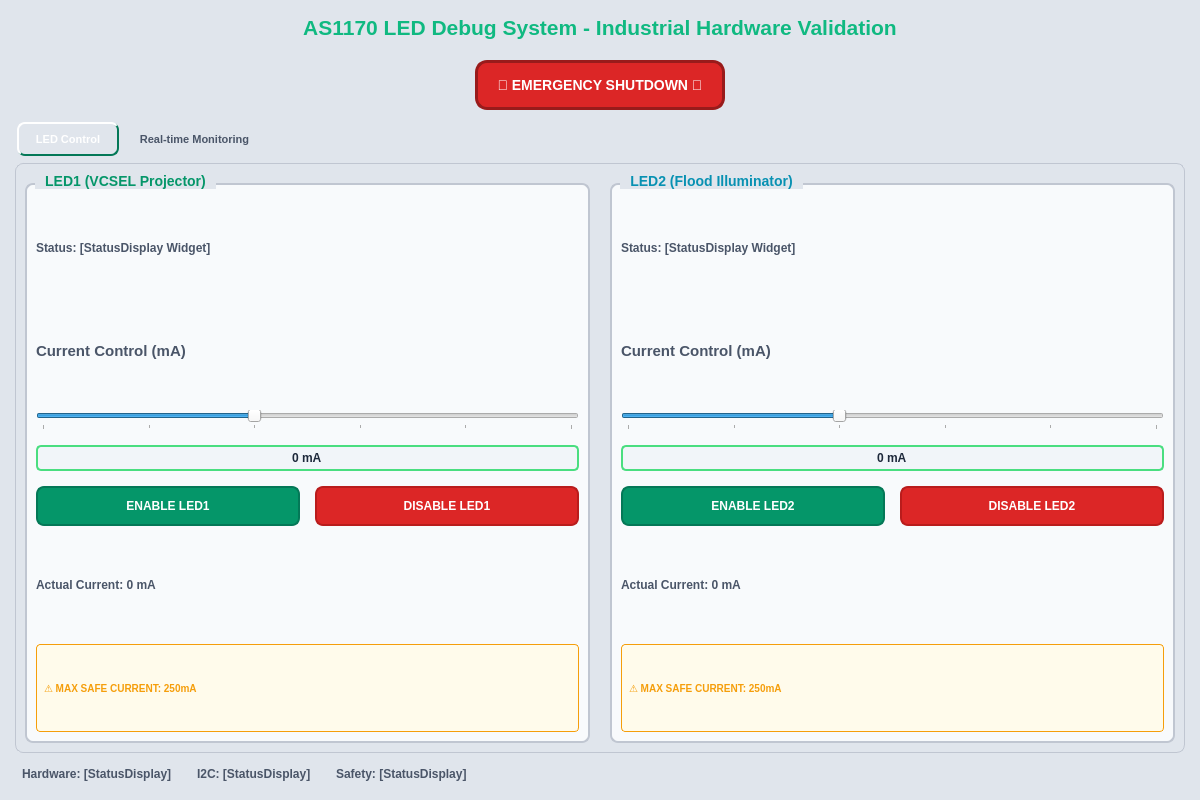
<?xml version="1.0" encoding="UTF-8"?>
<ui version="4.0">
 <class>AS1170DebugDialog</class>
 <widget class="QDialog" name="AS1170DebugDialog">
  <property name="geometry">
   <rect>
    <x>0</x>
    <y>0</y>
    <width>1200</width>
    <height>800</height>
   </rect>
  </property>
  <property name="windowTitle">
   <string>AS1170 LED Debug System</string>
  </property>
  <property name="styleSheet">
   <string notr="true">/* Neomorphism Background */
QDialog#AS1170DebugDialog {
    background-color: #e0e5ec;
}

/* Tab Widget Styling */
QTabWidget::pane {
    border: 1px solid #c0c6d1;
    background-color: #e0e5ec;
    border-radius: 8px;
    margin-top: 5px;
}

QTabWidget::tab-bar {
    alignment: center;
}

QTabBar::tab {
    background: qlineargradient(spread:pad, x1:0, y1:0, x2:1, y2:1,
        stop:0 #f0f0f0,
        stop:1 #cacaca);
    color: #4a5568;
    border: none;
    border-radius: 8px;
    padding: 8px 16px;
    margin: 2px;
    font-weight: bold;
    font-size: 11px;
}

QTabBar::tab:selected {
    background: qlineargradient(spread:pad, x1:0, y1:0, x2:1, y2:1,
        stop:0 #10b981,
        stop:1 #059669);
    color: white;
    border-left: 2px solid #ffffff;
    border-top: 2px solid #ffffff;
    border-right: 2px solid #047857;
    border-bottom: 2px solid #047857;
}

QTabBar::tab:hover {
    background: qlineargradient(spread:pad, x1:0, y1:0, x2:1, y2:1,
        stop:0 #f5f5f5,
        stop:1 #d0d0d0);
    color: #10b981;
}

/* Group Box Styling */
QGroupBox {
    font-weight: bold;
    color: #4a5568;
    font-size: 12px;
    border: 2px solid #c0c6d1;
    border-radius: 8px;
    margin-top: 10px;
    padding-top: 10px;
    background-color: #f8fafc;
}

QGroupBox::title {
    subcontrol-origin: margin;
    left: 10px;
    padding: 0 8px 0 8px;
    background-color: #e0e5ec;
}

/* Labels */
QLabel {
    background: transparent;
    color: #4a5568;
}

/* Progress Bar Styling */
QProgressBar {
    border: 2px solid #4ade80;
    border-radius: 5px;
    text-align: center;
    font-weight: bold;
    background-color: #f1f5f9;
    color: #1e293b;
}

QProgressBar::chunk {
    background-color: #22c55e;
    border-radius: 3px;
}

/* Text Edit Styling (for diagnostic log) */
QTextEdit {
    border: 2px solid #4a5568;
    border-radius: 5px;
    background-color: #1a1a1a;
    color: #00ff00;
    font-family: "Courier New", monospace;
    font-size: 10px;
    selection-background-color: #333333;
}

/* Scroll Area Styling */
QScrollArea {
    border: none;
    background-color: transparent;
}

QScrollBar:vertical {
    background: #e2e8f0;
    width: 12px;
    border-radius: 6px;
}

QScrollBar::handle:vertical {
    background: #64748b;
    border-radius: 6px;
    min-height: 20px;
}

QScrollBar::handle:vertical:hover {
    background: #475569;
}

/* Spin Box Styling */
QSpinBox, QDoubleSpinBox {
    border: 2px solid #cbd5e1;
    border-radius: 4px;
    padding: 4px;
    background-color: white;
    selection-background-color: #3b82f6;
}

QSpinBox:focus, QDoubleSpinBox:focus {
    border: 2px solid #10b981;
}

/* Combo Box Styling */
QComboBox {
    border: 2px solid #cbd5e1;
    border-radius: 4px;
    padding: 4px;
    background-color: white;
    color: #1e293b;
}

QComboBox:focus {
    border: 2px solid #10b981;
}

QComboBox::drop-down {
    border: none;
    background-color: #e2e8f0;
    border-top-right-radius: 4px;
    border-bottom-right-radius: 4px;
    width: 20px;
}

QComboBox::down-arrow {
    image: none;
    border-left: 5px solid transparent;
    border-right: 5px solid transparent;
    border-top: 5px solid #64748b;
    width: 0px;
    height: 0px;
}

/* Status-specific styling for important elements */
QLabel#emergency_warning {
    color: #dc2626;
    font-weight: bold;
    font-size: 14px;
    background-color: #fef2f2;
    border: 2px solid #dc2626;
    border-radius: 4px;
    padding: 8px;
}

QLabel#safety_info {
    color: #059669;
    font-weight: bold;
    background-color: #f0fdf4;
    border: 1px solid #059669;
    border-radius: 4px;
    padding: 6px;
}

QLabel#thermal_warning {
    color: #f59e0b;
    font-weight: bold;
    background-color: #fffbeb;
    border: 1px solid #f59e0b;
    border-radius: 4px;
    padding: 4px;
}</string>
  </property>
  <layout class="QVBoxLayout" name="verticalLayout">
   <property name="spacing">
    <number>10</number>
   </property>
   <property name="leftMargin">
    <number>15</number>
   </property>
   <property name="topMargin">
    <number>15</number>
   </property>
   <property name="rightMargin">
    <number>15</number>
   </property>
   <property name="bottomMargin">
    <number>15</number>
   </property>
   <item>
    <widget class="QLabel" name="title_label">
     <property name="text">
      <string>AS1170 LED Debug System - Industrial Hardware Validation</string>
     </property>
     <property name="font">
      <font>
       <pointsize>16</pointsize>
       <weight>75</weight>
       <bold>true</bold>
      </font>
     </property>
     <property name="styleSheet">
      <string notr="true">color: #10b981;
font-weight: 900;
margin-bottom: 10px;</string>
     </property>
     <property name="alignment">
      <set>Qt::AlignCenter</set>
     </property>
    </widget>
   </item>
   <item>
    <layout class="QHBoxLayout" name="emergency_layout">
     <item>
      <spacer name="emergency_left_spacer">
       <property name="orientation">
        <enum>Qt::Horizontal</enum>
       </property>
       <property name="sizeHint" stdset="0">
        <size>
         <width>40</width>
         <height>20</height>
        </size>
       </property>
      </spacer>
     </item>
     <item>
      <widget class="QPushButton" name="emergency_shutdown_button">
       <property name="text">
        <string>🚨 EMERGENCY SHUTDOWN 🚨</string>
       </property>
       <property name="minimumSize">
        <size>
         <width>250</width>
         <height>50</height>
        </size>
       </property>
       <property name="font">
        <font>
         <pointsize>14</pointsize>
         <weight>75</weight>
         <bold>true</bold>
        </font>
       </property>
       <property name="styleSheet">
        <string notr="true">/* Emergency Button Styling */
QPushButton {
    background-color: #dc2626;
    color: white;
    font-weight: bold;
    font-size: 14px;
    border: 3px solid #991b1b;
    border-radius: 12px;
    padding: 10px;
}

QPushButton:hover {
    background-color: #b91c1c;
    border: 3px solid #7f1d1d;
}

QPushButton:pressed {
    background-color: #7f1d1d;
    border: 3px solid #450a0a;
}

QPushButton:focus {
    outline: 3px solid #fca5a5;
}</string>
       </property>
      </widget>
     </item>
     <item>
      <spacer name="emergency_right_spacer">
       <property name="orientation">
        <enum>Qt::Horizontal</enum>
       </property>
       <property name="sizeHint" stdset="0">
        <size>
         <width>40</width>
         <height>20</height>
        </size>
       </property>
      </spacer>
     </item>
    </layout>
   </item>
   <item>
    <widget class="QTabWidget" name="main_tabs">
     <property name="currentIndex">
      <number>0</number>
     </property>
     <property name="tabPosition">
      <enum>QTabWidget::North</enum>
     </property>
     <property name="usesScrollButtons">
      <bool>true</bool>
     </property>
     <widget class="QWidget" name="led_control_tab">
      <attribute name="title">
       <string>LED Control</string>
      </attribute>
      <layout class="QHBoxLayout" name="led_control_layout">
       <property name="spacing">
        <number>20</number>
       </property>
       <item>
        <widget class="QGroupBox" name="led1_group">
         <property name="title">
          <string>LED1 (VCSEL Projector)</string>
         </property>
         <property name="styleSheet">
          <string notr="true">QGroupBox {
    font-weight: bold;
    color: #059669;
    font-size: 14px;
}</string>
         </property>
         <layout class="QVBoxLayout" name="led1_layout">
          <property name="spacing">
           <number>15</number>
          </property>
          <item>
           <widget class="QLabel" name="led1_status_placeholder">
            <property name="text">
             <string>Status: [StatusDisplay Widget]</string>
            </property>
            <property name="styleSheet">
             <string notr="true">font-weight: bold; color: #4a5568;</string>
            </property>
           </widget>
          </item>
          <item>
           <widget class="QLabel" name="led1_current_label">
            <property name="text">
             <string>Current Control (mA)</string>
            </property>
            <property name="font">
             <font>
              <pointsize>11</pointsize>
              <weight>75</weight>
              <bold>true</bold>
             </font>
            </property>
           </widget>
          </item>
          <item>
           <widget class="QSlider" name="led1_current_slider">
            <property name="minimum">
             <number>0</number>
            </property>
            <property name="maximum">
             <number>250</number>
            </property>
            <property name="value">
             <number>100</number>
            </property>
            <property name="orientation">
             <enum>Qt::Horizontal</enum>
            </property>
            <property name="tickPosition">
             <enum>QSlider::TicksBelow</enum>
            </property>
            <property name="tickInterval">
             <number>50</number>
            </property>
           </widget>
          </item>
          <item>
           <widget class="QProgressBar" name="led1_current_indicator">
            <property name="maximum">
             <number>250</number>
            </property>
            <property name="value">
             <number>0</number>
            </property>
            <property name="format">
             <string>%v mA</string>
            </property>
           </widget>
          </item>
          <item>
           <layout class="QHBoxLayout" name="led1_button_layout">
            <item>
             <widget class="QPushButton" name="led1_enable_button">
              <property name="text">
               <string>ENABLE LED1</string>
              </property>
              <property name="minimumSize">
               <size>
                <width>120</width>
                <height>40</height>
               </size>
              </property>
              <property name="styleSheet">
               <string notr="true">QPushButton {
    background-color: #059669;
    color: white;
    font-weight: bold;
    border: 2px solid #047857;
    border-radius: 8px;
    padding: 8px;
}

QPushButton:hover {
    background-color: #047857;
}

QPushButton:pressed {
    background-color: #065f46;
}</string>
              </property>
             </widget>
            </item>
            <item>
             <widget class="QPushButton" name="led1_disable_button">
              <property name="text">
               <string>DISABLE LED1</string>
              </property>
              <property name="minimumSize">
               <size>
                <width>120</width>
                <height>40</height>
               </size>
              </property>
              <property name="styleSheet">
               <string notr="true">QPushButton {
    background-color: #dc2626;
    color: white;
    font-weight: bold;
    border: 2px solid #b91c1c;
    border-radius: 8px;
    padding: 8px;
}

QPushButton:hover {
    background-color: #b91c1c;
}

QPushButton:pressed {
    background-color: #991b1b;
}</string>
              </property>
             </widget>
            </item>
           </layout>
          </item>
          <item>
           <widget class="QLabel" name="led1_current_readout">
            <property name="text">
             <string>Actual Current: 0 mA</string>
            </property>
            <property name="styleSheet">
             <string notr="true">font-weight: bold; color: #4a5568;</string>
            </property>
           </widget>
          </item>
          <item>
           <widget class="QLabel" name="led1_safety_warning">
            <property name="text">
             <string>⚠️ MAX SAFE CURRENT: 250mA</string>
            </property>
            <property name="styleSheet">
             <string notr="true">color: #f59e0b;
font-weight: bold;
font-size: 10px;
background-color: #fffbeb;
border: 1px solid #f59e0b;
border-radius: 4px;
padding: 4px;</string>
            </property>
           </widget>
          </item>
         </layout>
        </widget>
       </item>
       <item>
        <widget class="QGroupBox" name="led2_group">
         <property name="title">
          <string>LED2 (Flood Illuminator)</string>
         </property>
         <property name="styleSheet">
          <string notr="true">QGroupBox {
    font-weight: bold;
    color: #0891b2;
    font-size: 14px;
}</string>
         </property>
         <layout class="QVBoxLayout" name="led2_layout">
          <property name="spacing">
           <number>15</number>
          </property>
          <item>
           <widget class="QLabel" name="led2_status_placeholder">
            <property name="text">
             <string>Status: [StatusDisplay Widget]</string>
            </property>
            <property name="styleSheet">
             <string notr="true">font-weight: bold; color: #4a5568;</string>
            </property>
           </widget>
          </item>
          <item>
           <widget class="QLabel" name="led2_current_label">
            <property name="text">
             <string>Current Control (mA)</string>
            </property>
            <property name="font">
             <font>
              <pointsize>11</pointsize>
              <weight>75</weight>
              <bold>true</bold>
             </font>
            </property>
           </widget>
          </item>
          <item>
           <widget class="QSlider" name="led2_current_slider">
            <property name="minimum">
             <number>0</number>
            </property>
            <property name="maximum">
             <number>250</number>
            </property>
            <property name="value">
             <number>100</number>
            </property>
            <property name="orientation">
             <enum>Qt::Horizontal</enum>
            </property>
            <property name="tickPosition">
             <enum>QSlider::TicksBelow</enum>
            </property>
            <property name="tickInterval">
             <number>50</number>
            </property>
           </widget>
          </item>
          <item>
           <widget class="QProgressBar" name="led2_current_indicator">
            <property name="maximum">
             <number>250</number>
            </property>
            <property name="value">
             <number>0</number>
            </property>
            <property name="format">
             <string>%v mA</string>
            </property>
           </widget>
          </item>
          <item>
           <layout class="QHBoxLayout" name="led2_button_layout">
            <item>
             <widget class="QPushButton" name="led2_enable_button">
              <property name="text">
               <string>ENABLE LED2</string>
              </property>
              <property name="minimumSize">
               <size>
                <width>120</width>
                <height>40</height>
               </size>
              </property>
              <property name="styleSheet">
               <string notr="true">QPushButton {
    background-color: #059669;
    color: white;
    font-weight: bold;
    border: 2px solid #047857;
    border-radius: 8px;
    padding: 8px;
}

QPushButton:hover {
    background-color: #047857;
}

QPushButton:pressed {
    background-color: #065f46;
}</string>
              </property>
             </widget>
            </item>
            <item>
             <widget class="QPushButton" name="led2_disable_button">
              <property name="text">
               <string>DISABLE LED2</string>
              </property>
              <property name="minimumSize">
               <size>
                <width>120</width>
                <height>40</height>
               </size>
              </property>
              <property name="styleSheet">
               <string notr="true">QPushButton {
    background-color: #dc2626;
    color: white;
    font-weight: bold;
    border: 2px solid #b91c1c;
    border-radius: 8px;
    padding: 8px;
}

QPushButton:hover {
    background-color: #b91c1c;
}

QPushButton:pressed {
    background-color: #991b1b;
}</string>
              </property>
             </widget>
            </item>
           </layout>
          </item>
          <item>
           <widget class="QLabel" name="led2_current_readout">
            <property name="text">
             <string>Actual Current: 0 mA</string>
            </property>
            <property name="styleSheet">
             <string notr="true">font-weight: bold; color: #4a5568;</string>
            </property>
           </widget>
          </item>
          <item>
           <widget class="QLabel" name="led2_safety_warning">
            <property name="text">
             <string>⚠️ MAX SAFE CURRENT: 250mA</string>
            </property>
            <property name="styleSheet">
             <string notr="true">color: #f59e0b;
font-weight: bold;
font-size: 10px;
background-color: #fffbeb;
border: 1px solid #f59e0b;
border-radius: 4px;
padding: 4px;</string>
            </property>
           </widget>
          </item>
         </layout>
        </widget>
       </item>
      </layout>
     </widget>
     <widget class="QWidget" name="monitoring_tab">
      <attribute name="title">
       <string>Real-time Monitoring</string>
      </attribute>
      <layout class="QVBoxLayout" name="monitoring_layout">
       <property name="spacing">
        <number>20</number>
       </property>
       <item>
        <widget class="QGroupBox" name="temperature_group">
         <property name="title">
          <string>Temperature Monitoring</string>
         </property>
         <layout class="QVBoxLayout" name="temperature_layout">
          <item>
           <widget class="QLabel" name="temperature_status_placeholder">
            <property name="text">
             <string>Temperature: [StatusDisplay Widget]</string>
            </property>
           </widget>
          </item>
          <item>
           <widget class="QProgressBar" name="temperature_indicator">
            <property name="minimum">
             <number>-20</number>
            </property>
            <property name="maximum">
             <number>100</number>
            </property>
            <property name="value">
             <number>25</number>
            </property>
            <property name="format">
             <string>%v°C</string>
            </property>
           </widget>
          </item>
         </layout>
        </widget>
       </item>
       <item>
        <widget class="QGroupBox" name="thermal_protection_group">
         <property name="title">
          <string>Thermal Protection System</string>
         </property>
         <layout class="QVBoxLayout" name="thermal_protection_layout">
          <item>
           <widget class="QLabel" name="thermal_protection_status_placeholder">
            <property name="text">
             <string>Protection Status: [StatusDisplay Widget]</string>
            </property>
           </widget>
          </item>
          <item>
           <widget class="QLabel" name="thermal_warning_label">
            <property name="text">
             <string>⚠️ Warning: &gt;60°C | 🛑 Shutdown: &gt;75°C</string>
            </property>
            <property name="styleSheet">
             <string notr="true">color: #f59e0b;
font-weight: bold;
background-color: #fffbeb;
border: 1px solid #f59e0b;
border-radius: 4px;
padding: 4px;</string>
            </property>
           </widget>
          </item>
         </layout>
        </widget>
       </item>
       <item>
        <widget class="QGroupBox" name="hardware_fault_group">
         <property name="title">
          <string>Hardware Fault Detection</string>
         </property>
         <layout class="QVBoxLayout" name="hardware_fault_layout">
          <item>
           <widget class="QLabel" name="fault_status_placeholder">
            <property name="text">
             <string>Fault Status: [StatusDisplay Widget]</string>
            </property>
           </widget>
          </item>
         </layout>
        </widget>
       </item>
       <item>
        <spacer name="monitoring_spacer">
         <property name="orientation">
          <enum>Qt::Vertical</enum>
         </property>
         <property name="sizeHint" stdset="0">
          <size>
           <width>20</width>
           <height>40</height>
          </size>
         </property>
        </spacer>
       </item>
      </layout>
     </widget>
    </widget>
   </item>
   <item>
    <layout class="QHBoxLayout" name="status_bar_layout">
     <item>
      <widget class="QLabel" name="hardware_status_placeholder">
       <property name="text">
        <string>Hardware: [StatusDisplay]</string>
       </property>
       <property name="styleSheet">
        <string notr="true">font-weight: bold; padding: 4px;</string>
       </property>
      </widget>
     </item>
     <item>
      <widget class="QLabel" name="i2c_status_placeholder">
       <property name="text">
        <string>I2C: [StatusDisplay]</string>
       </property>
       <property name="styleSheet">
        <string notr="true">font-weight: bold; padding: 4px;</string>
       </property>
      </widget>
     </item>
     <item>
      <widget class="QLabel" name="safety_status_placeholder">
       <property name="text">
        <string>Safety: [StatusDisplay]</string>
       </property>
       <property name="styleSheet">
        <string notr="true">font-weight: bold; padding: 4px;</string>
       </property>
      </widget>
     </item>
     <item>
      <spacer name="status_spacer">
       <property name="orientation">
        <enum>Qt::Horizontal</enum>
       </property>
       <property name="sizeHint" stdset="0">
        <size>
         <width>40</width>
         <height>20</height>
        </size>
       </property>
      </spacer>
     </item>
    </layout>
   </item>
  </layout>
 </widget>
 <resources/>
 <connections/>
</ui>
